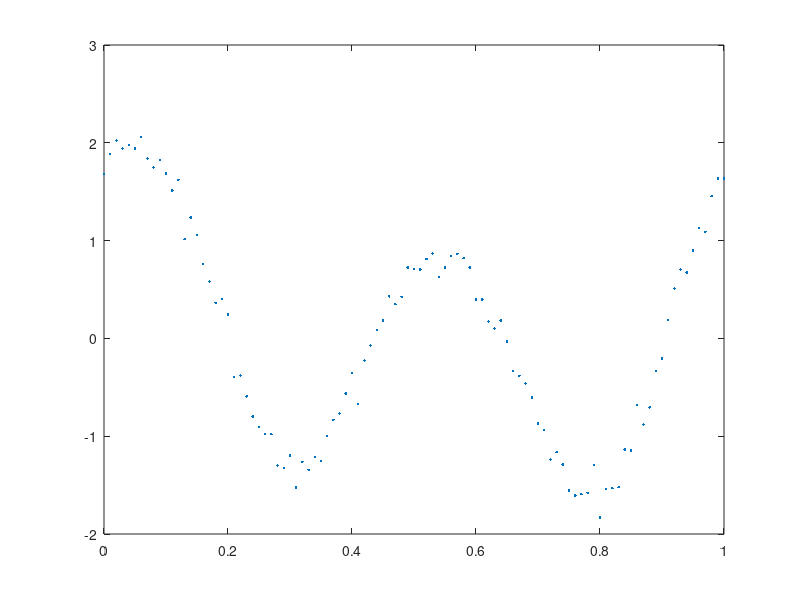

MATLAB code for this plot:
% generate synthetic data for testing the fit
a = [0.5 1.2];
b = [0.3 0.8];

x = [0:.01:1]';
N = length(x); 
w = 2*pi;
f = a(1) * cos(w .* x) + b(1) * sin(w .* x) + ...
    a(2) * cos(2*w .* x) + b(2) * sin(2*w .* x);
y = f + 0.15 * randn([N 1]);   % add gaussian noise
plot(x, y, '.')


% your code goes here
